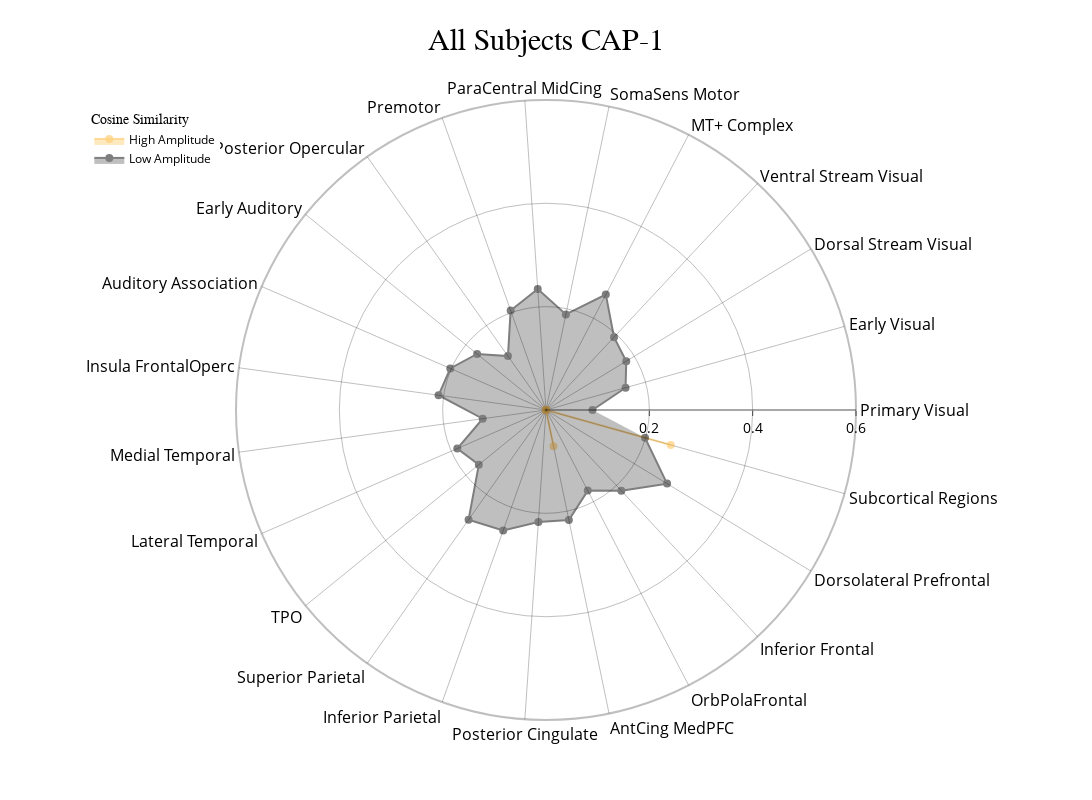
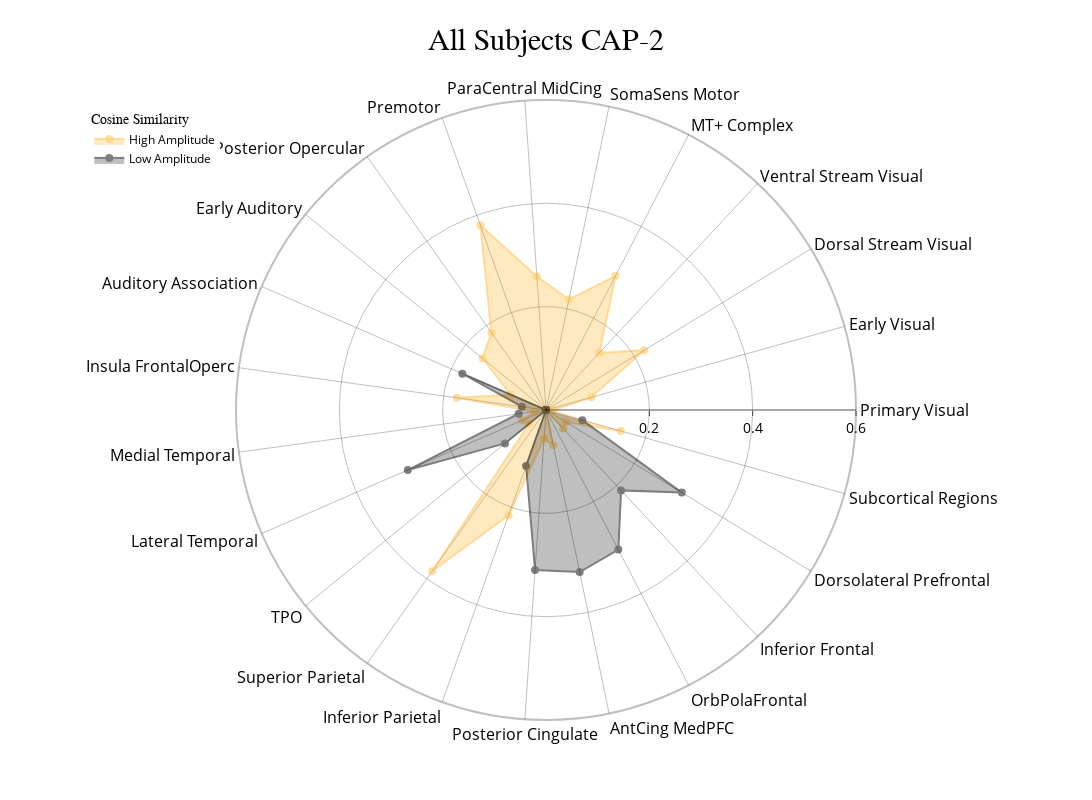
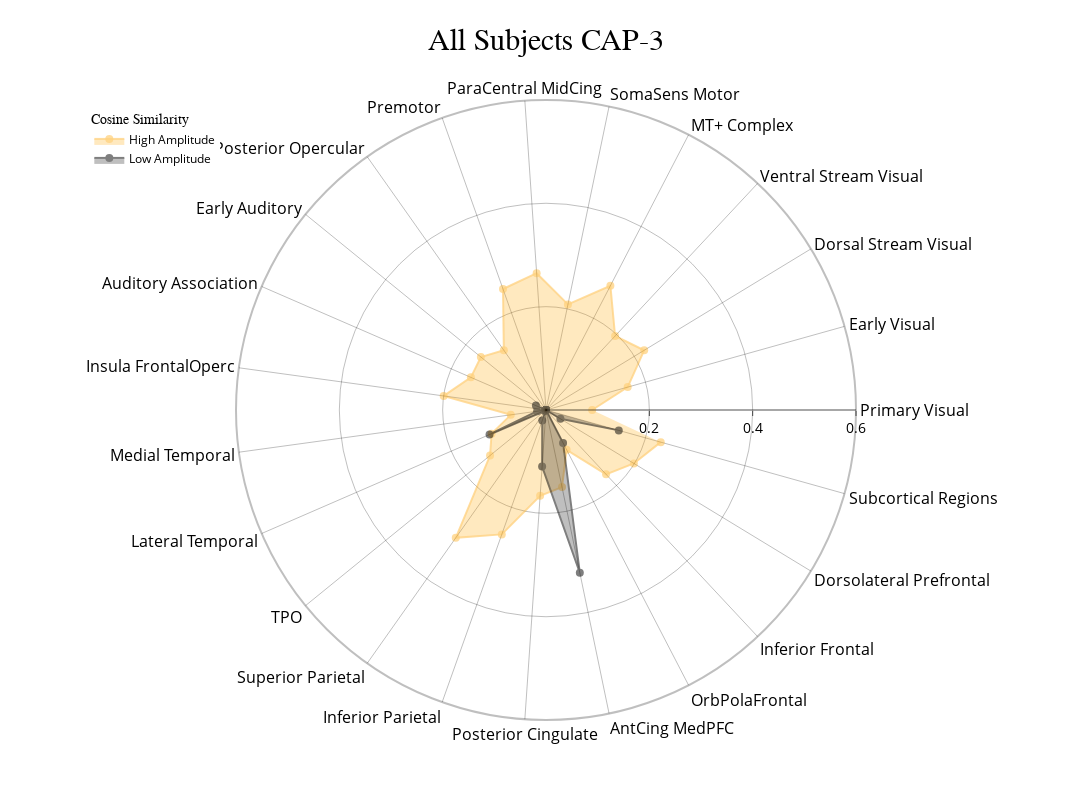
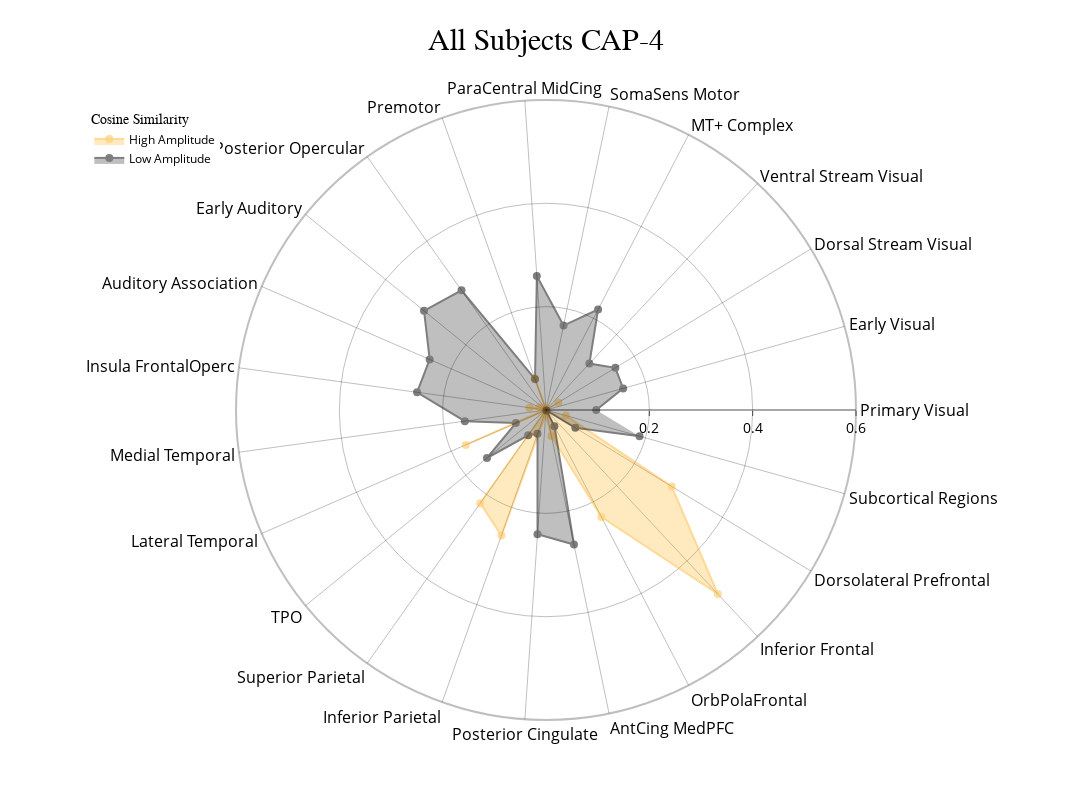

Source (notebook cell) for these figures, in order:
### Code cell
radialaxis = {
    "showline": True,
    "linewidth": 2,
    "linecolor": "rgba(0, 0, 0, 0.25)",
    "gridcolor": "rgba(0, 0, 0, 0.25)",
    "ticks": "outside",
    "tickfont": {"size": 14, "color": "black"},
    "range": [0, 0.6],
    "tickvals": [0.2, "", 0.4, "", 0.6],
}

color_discrete_map = {"High Amplitude": "rgba(255, 165, 0, 0.75)", "Low Amplitude": "black"}

cap_analysis.caps2radar(
    radialaxis=radialaxis,
    fill="toself",
    color_discrete_map=color_discrete_map,
    use_scatterpolar=True,
    output_dir=output_dir,
    as_html=True,
)

### Figure 1 — Plotly figure (JSON) as saved in the notebook; plotly's stock layout.template omitted (floating-point values rounded to 4 significant figures)
{"data": [{"connectgaps": true, "fill": "toself", "line": {"color": "rgba(255, 165, 0, 0.75)", "width": 2}, "marker": {"color": "rgba(255, 165, 0, 0.75)", "size": 8}, "mode": "markers+lines", "name": "High Amplitude", "opacity": 0.5, "r": [0, 0, 0, 0, 0, 0, 0, 0, 0, 0, 0, 0, 0, 0, 0, 0, 0, 0, 0.07146, 0, 0, 0, 0.2508], "theta": ["Primary Visual", "Early Visual", "Dorsal Stream Visual", "Ventral Stream Visual", "MT+ Complex", "SomaSens Motor", "ParaCentral MidCing", "Premotor", "Posterior Opercular", "Early Auditory", "Auditory Association", "Insula FrontalOperc", "Medial Temporal", "Lateral Temporal", "TPO", "Superior Parietal", "Inferior Parietal", "Posterior Cingulate", "AntCing MedPFC", "OrbPolaFrontal", "Inferior Frontal", "Dorsolateral Prefrontal", "Subcortical Regions"], "type": "scatterpolar"}, {"connectgaps": true, "fill": "toself", "line": {"color": "black", "width": 2}, "marker": {"color": "black", "size": 8}, "mode": "markers+lines", "name": "Low Amplitude", "opacity": 0.5, "r": [0.09001, 0.1599, 0.1818, 0.1928, 0.2516, 0.189, 0.2346, 0.2043, 0.1277, 0.1719, 0.202, 0.2099, 0.1237, 0.1872, 0.1676, 0.2599, 0.2475, 0.2171, 0.2173, 0.1757, 0.2137, 0.2742, 0.199], "theta": ["Primary Visual", "Early Visual", "Dorsal Stream Visual", "Ventral Stream Visual", "MT+ Complex", "SomaSens Motor", "ParaCentral MidCing", "Premotor", "Posterior Opercular", "Early Auditory", "Auditory Association", "Insula FrontalOperc", "Medial Temporal", "Lateral Temporal", "TPO", "Superior Parietal", "Inferior Parietal", "Posterior Cingulate", "AntCing MedPFC", "OrbPolaFrontal", "Inferior Frontal", "Dorsolateral Prefrontal", "Subcortical Regions"], "type": "scatterpolar"}], "layout": {"height": 800, "legend": {"font": {"color": "black", "size": 12}, "title": {"font": {"family": "Times New Roman"}, "text": "Cosine Similarity"}, "x": 0.01, "xanchor": "left", "y": 0.99, "yanchor": "top"}, "polar": {"angularaxis": {"gridcolor": "rgba(0, 0, 0, 0.25)", "linecolor": "rgba(0, 0, 0, 0.25)", "linewidth": 2, "showline": true, "tickfont": {"color": "black", "size": 16}}, "bgcolor": "white", "radialaxis": {"gridcolor": "rgba(0, 0, 0, 0.25)", "linecolor": "rgba(0, 0, 0, 0.25)", "linewidth": 2, "range": [0, 0.6], "showline": true, "tickfont": {"color": "black", "size": 14}, "ticks": "outside", "tickvals": [0.2, "", 0.4, "", 0.6]}}, "showlegend": true, "title": {"font": {"color": "black", "family": "Times New Roman", "size": 30}, "text": "All Subjects CAP-1", "x": 0.5}, "width": 1200}}

### Figure 2 — Plotly figure (JSON) as saved in the notebook; plotly's stock layout.template omitted (floating-point values rounded to 4 significant figures)
{"data": [{"connectgaps": true, "fill": "toself", "line": {"color": "rgba(255, 165, 0, 0.75)", "width": 2}, "marker": {"color": "rgba(255, 165, 0, 0.75)", "size": 8}, "mode": "markers+lines", "name": "High Amplitude", "opacity": 0.5, "r": [0.01461, 0.09068, 0.2224, 0.1513, 0.2924, 0.2186, 0.2591, 0.3793, 0.1832, 0.1584, 0.0745, 0.1742, 0.02245, 0.04972, 0.04221, 0.3822, 0.2164, 0.05573, 0.06987, 0, 0.04882, 0.04477, 0.1503], "theta": ["Primary Visual", "Early Visual", "Dorsal Stream Visual", "Ventral Stream Visual", "MT+ Complex", "SomaSens Motor", "ParaCentral MidCing", "Premotor", "Posterior Opercular", "Early Auditory", "Auditory Association", "Insula FrontalOperc", "Medial Temporal", "Lateral Temporal", "TPO", "Superior Parietal", "Inferior Parietal", "Posterior Cingulate", "AntCing MedPFC", "OrbPolaFrontal", "Inferior Frontal", "Dorsolateral Prefrontal", "Subcortical Regions"], "type": "scatterpolar"}, {"connectgaps": true, "fill": "toself", "line": {"color": "black", "width": 2}, "marker": {"color": "black", "size": 8}, "mode": "markers+lines", "name": "Low Amplitude", "opacity": 0.5, "r": [0, 0, 0, 0, 0, 0, 0, 0, 0, 0, 0.1764, 0.0471, 0.05341, 0.2916, 0.1025, 0, 0.115, 0.3103, 0.3204, 0.3043, 0.2129, 0.3076, 0.07286], "theta": ["Primary Visual", "Early Visual", "Dorsal Stream Visual", "Ventral Stream Visual", "MT+ Complex", "SomaSens Motor", "ParaCentral MidCing", "Premotor", "Posterior Opercular", "Early Auditory", "Auditory Association", "Insula FrontalOperc", "Medial Temporal", "Lateral Temporal", "TPO", "Superior Parietal", "Inferior Parietal", "Posterior Cingulate", "AntCing MedPFC", "OrbPolaFrontal", "Inferior Frontal", "Dorsolateral Prefrontal", "Subcortical Regions"], "type": "scatterpolar"}], "layout": {"height": 800, "legend": {"font": {"color": "black", "size": 12}, "title": {"font": {"family": "Times New Roman"}, "text": "Cosine Similarity"}, "x": 0.01, "xanchor": "left", "y": 0.99, "yanchor": "top"}, "polar": {"angularaxis": {"gridcolor": "rgba(0, 0, 0, 0.25)", "linecolor": "rgba(0, 0, 0, 0.25)", "linewidth": 2, "showline": true, "tickfont": {"color": "black", "size": 16}}, "bgcolor": "white", "radialaxis": {"gridcolor": "rgba(0, 0, 0, 0.25)", "linecolor": "rgba(0, 0, 0, 0.25)", "linewidth": 2, "range": [0, 0.6], "showline": true, "tickfont": {"color": "black", "size": 14}, "ticks": "outside", "tickvals": [0.2, "", 0.4, "", 0.6]}}, "showlegend": true, "title": {"font": {"color": "black", "family": "Times New Roman", "size": 30}, "text": "All Subjects CAP-2", "x": 0.5}, "width": 1200}}

### Figure 3 — Plotly figure (JSON) as saved in the notebook; plotly's stock layout.template omitted (floating-point values rounded to 4 significant figures)
{"data": [{"connectgaps": true, "fill": "toself", "line": {"color": "rgba(255, 165, 0, 0.75)", "width": 2}, "marker": {"color": "rgba(255, 165, 0, 0.75)", "size": 8}, "mode": "markers+lines", "name": "High Amplitude", "opacity": 0.5, "r": [0.0894, 0.1642, 0.2224, 0.1959, 0.2709, 0.2087, 0.2654, 0.2486, 0.1415, 0.1625, 0.1585, 0.1999, 0.06884, 0.1148, 0.1396, 0.3028, 0.2555, 0.1665, 0.1524, 0.08681, 0.1703, 0.1991, 0.2306], "theta": ["Primary Visual", "Early Visual", "Dorsal Stream Visual", "Ventral Stream Visual", "MT+ Complex", "SomaSens Motor", "ParaCentral MidCing", "Premotor", "Posterior Opercular", "Early Auditory", "Auditory Association", "Insula FrontalOperc", "Medial Temporal", "Lateral Temporal", "TPO", "Superior Parietal", "Inferior Parietal", "Posterior Cingulate", "AntCing MedPFC", "OrbPolaFrontal", "Inferior Frontal", "Dorsolateral Prefrontal", "Subcortical Regions"], "type": "scatterpolar"}, {"connectgaps": true, "fill": "toself", "line": {"color": "black", "width": 2}, "marker": {"color": "black", "size": 8}, "mode": "markers+lines", "name": "Low Amplitude", "opacity": 0.5, "r": [0, 0, 0, 0, 0, 0, 0, 0, 0, 0, 0.02129, 0, 0.01731, 0.1191, 0.002903, 0, 0.0215, 0.1098, 0.3218, 0.07183, 0, 0.03271, 0.1463], "theta": ["Primary Visual", "Early Visual", "Dorsal Stream Visual", "Ventral Stream Visual", "MT+ Complex", "SomaSens Motor", "ParaCentral MidCing", "Premotor", "Posterior Opercular", "Early Auditory", "Auditory Association", "Insula FrontalOperc", "Medial Temporal", "Lateral Temporal", "TPO", "Superior Parietal", "Inferior Parietal", "Posterior Cingulate", "AntCing MedPFC", "OrbPolaFrontal", "Inferior Frontal", "Dorsolateral Prefrontal", "Subcortical Regions"], "type": "scatterpolar"}], "layout": {"height": 800, "legend": {"font": {"color": "black", "size": 12}, "title": {"font": {"family": "Times New Roman"}, "text": "Cosine Similarity"}, "x": 0.01, "xanchor": "left", "y": 0.99, "yanchor": "top"}, "polar": {"angularaxis": {"gridcolor": "rgba(0, 0, 0, 0.25)", "linecolor": "rgba(0, 0, 0, 0.25)", "linewidth": 2, "showline": true, "tickfont": {"color": "black", "size": 16}}, "bgcolor": "white", "radialaxis": {"gridcolor": "rgba(0, 0, 0, 0.25)", "linecolor": "rgba(0, 0, 0, 0.25)", "linewidth": 2, "range": [0, 0.6], "showline": true, "tickfont": {"color": "black", "size": 14}, "ticks": "outside", "tickvals": [0.2, "", 0.4, "", 0.6]}}, "showlegend": true, "title": {"font": {"color": "black", "family": "Times New Roman", "size": 30}, "text": "All Subjects CAP-3", "x": 0.5}, "width": 1200}}

### Figure 4 — Plotly figure (JSON) as saved in the notebook; plotly's stock layout.template omitted (floating-point values rounded to 4 significant figures)
{"data": [{"connectgaps": true, "fill": "toself", "line": {"color": "rgba(255, 165, 0, 0.75)", "width": 2}, "marker": {"color": "rgba(255, 165, 0, 0.75)", "size": 8}, "mode": "markers+lines", "name": "High Amplitude", "opacity": 0.5, "r": [0, 0, 0.02802, 0, 0.0006746, 0, 0.003683, 0.06509, 0, 0, 0.0138, 0.03221, 0.003943, 0.1695, 0, 0.2209, 0.2578, 0.009209, 0.05128, 0.2332, 0.4872, 0.2848, 0.03991], "theta": ["Primary Visual", "Early Visual", "Dorsal Stream Visual", "Ventral Stream Visual", "MT+ Complex", "SomaSens Motor", "ParaCentral MidCing", "Premotor", "Posterior Opercular", "Early Auditory", "Auditory Association", "Insula FrontalOperc", "Medial Temporal", "Lateral Temporal", "TPO", "Superior Parietal", "Inferior Parietal", "Posterior Cingulate", "AntCing MedPFC", "OrbPolaFrontal", "Inferior Frontal", "Dorsolateral Prefrontal", "Subcortical Regions"], "type": "scatterpolar"}, {"connectgaps": true, "fill": "toself", "line": {"color": "black", "width": 2}, "marker": {"color": "black", "size": 8}, "mode": "markers+lines", "name": "Low Amplitude", "opacity": 0.5, "r": [0.09719, 0.1551, 0.1571, 0.123, 0.2191, 0.1669, 0.2598, 0.06335, 0.2836, 0.3043, 0.2454, 0.2519, 0.1585, 0.06363, 0.1472, 0.05987, 0.04893, 0.2412, 0.266, 0.0353, 0.001112, 0.06642, 0.188], "theta": ["Primary Visual", "Early Visual", "Dorsal Stream Visual", "Ventral Stream Visual", "MT+ Complex", "SomaSens Motor", "ParaCentral MidCing", "Premotor", "Posterior Opercular", "Early Auditory", "Auditory Association", "Insula FrontalOperc", "Medial Temporal", "Lateral Temporal", "TPO", "Superior Parietal", "Inferior Parietal", "Posterior Cingulate", "AntCing MedPFC", "OrbPolaFrontal", "Inferior Frontal", "Dorsolateral Prefrontal", "Subcortical Regions"], "type": "scatterpolar"}], "layout": {"height": 800, "legend": {"font": {"color": "black", "size": 12}, "title": {"font": {"family": "Times New Roman"}, "text": "Cosine Similarity"}, "x": 0.01, "xanchor": "left", "y": 0.99, "yanchor": "top"}, "polar": {"angularaxis": {"gridcolor": "rgba(0, 0, 0, 0.25)", "linecolor": "rgba(0, 0, 0, 0.25)", "linewidth": 2, "showline": true, "tickfont": {"color": "black", "size": 16}}, "bgcolor": "white", "radialaxis": {"gridcolor": "rgba(0, 0, 0, 0.25)", "linecolor": "rgba(0, 0, 0, 0.25)", "linewidth": 2, "range": [0, 0.6], "showline": true, "tickfont": {"color": "black", "size": 14}, "ticks": "outside", "tickvals": [0.2, "", 0.4, "", 0.6]}}, "showlegend": true, "title": {"font": {"color": "black", "family": "Times New Roman", "size": 30}, "text": "All Subjects CAP-4", "x": 0.5}, "width": 1200}}
